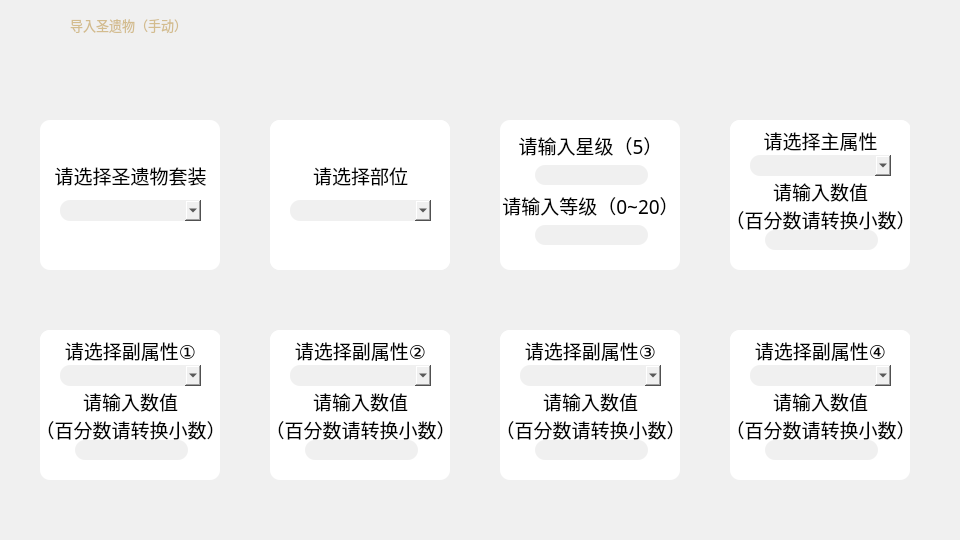
<?xml version="1.0" encoding="UTF-8"?>
<ui version="4.0">
 <class>ImportManually</class>
 <widget class="QWidget" name="ImportManually">
  <property name="geometry">
   <rect>
    <x>0</x>
    <y>0</y>
    <width>960</width>
    <height>540</height>
   </rect>
  </property>
  <property name="font">
   <font>
    <family>汉仪文黑-85W</family>
    <pointsize>14</pointsize>
   </font>
  </property>
  <property name="windowTitle">
   <string>Form</string>
  </property>
  <property name="styleSheet">
   <string notr="true">background-color:rgb(240,240,240);</string>
  </property>
  <widget class="QPushButton" name="back">
   <property name="geometry">
    <rect>
     <x>900</x>
     <y>3</y>
     <width>42</width>
     <height>42</height>
    </rect>
   </property>
   <property name="styleSheet">
    <string notr="true">/*按钮普通态*/
QPushButton
{
	/*字体为微软雅黑*/
    font-family:汉仪文黑-85W;
    /*字体大小为20点*/
    font-size:25pt;
    /*字体颜色为黑色*/    
    color:black;
    /*背景颜色*/  
    background-color:transparent;
    /*边框圆角半径为25像素*/ 
    border-radius:31px;
	border-image: url(:/Icon/close.png)
}

/*按钮停留态*/
/*QPushButton:hover*/
/*{*/
    /*背景颜色*/  
    /*background-color: #ecf5ff;*/
	/*字体颜色*/  
    /*color: #409eff;*/
/*}*/

/*按钮按下态*/
QPushButton:pressed
{
    /*字体颜色为黑色*/    
    color:black;
    /*左内边距为3像素，让按下时字向右移动3像素*/  
    padding-left:3px;
    /*上内边距为3像素，让按下时字向下移动3像素*/  
    padding-top:3px;
	border-image: url(:/Icon/close_selected.png)
}</string>
   </property>
   <property name="text">
    <string/>
   </property>
  </widget>
  <widget class="QWidget" name="set" native="true">
   <property name="geometry">
    <rect>
     <x>40</x>
     <y>120</y>
     <width>180</width>
     <height>150</height>
    </rect>
   </property>
   <property name="styleSheet">
    <string notr="true">background-color:rgb(255 , 255 , 255);
border-radius:10px;</string>
   </property>
   <widget class="QLabel" name="setText">
    <property name="geometry">
     <rect>
      <x>0</x>
      <y>30</y>
      <width>181</width>
      <height>51</height>
     </rect>
    </property>
    <property name="font">
     <font>
      <family>汉仪文黑-85W</family>
      <pointsize>14</pointsize>
     </font>
    </property>
    <property name="text">
     <string>请选择圣遗物套装</string>
    </property>
    <property name="alignment">
     <set>Qt::AlignCenter</set>
    </property>
   </widget>
   <widget class="QComboBox" name="setBox">
    <property name="geometry">
     <rect>
      <x>20</x>
      <y>80</y>
      <width>141</width>
      <height>21</height>
     </rect>
    </property>
    <property name="styleSheet">
     <string notr="true">background-color: rgb(240,240,240);</string>
    </property>
   </widget>
  </widget>
  <widget class="QLabel" name="bg">
   <property name="geometry">
    <rect>
     <x>0</x>
     <y>0</y>
     <width>960</width>
     <height>540</height>
    </rect>
   </property>
   <property name="styleSheet">
    <string notr="true">background-color: rgb(240,240,240);
border-image: url(:/BG/background.png)</string>
   </property>
   <property name="text">
    <string/>
   </property>
  </widget>
  <widget class="QWidget" name="position" native="true">
   <property name="geometry">
    <rect>
     <x>270</x>
     <y>120</y>
     <width>180</width>
     <height>150</height>
    </rect>
   </property>
   <property name="font">
    <font>
     <family>汉仪文黑-85W</family>
     <pointsize>14</pointsize>
    </font>
   </property>
   <property name="styleSheet">
    <string notr="true">background-color:rgb(255 , 255 , 255);
border-radius:10px;</string>
   </property>
   <widget class="QLabel" name="positionText">
    <property name="geometry">
     <rect>
      <x>0</x>
      <y>30</y>
      <width>181</width>
      <height>51</height>
     </rect>
    </property>
    <property name="font">
     <font>
      <family>汉仪文黑-85W</family>
      <pointsize>14</pointsize>
     </font>
    </property>
    <property name="styleSheet">
     <string notr="true">background-color:transparent; </string>
    </property>
    <property name="text">
     <string>请选择部位</string>
    </property>
    <property name="alignment">
     <set>Qt::AlignCenter</set>
    </property>
   </widget>
   <widget class="QComboBox" name="positionBox">
    <property name="geometry">
     <rect>
      <x>20</x>
      <y>80</y>
      <width>141</width>
      <height>21</height>
     </rect>
    </property>
    <property name="styleSheet">
     <string notr="true">background-color: rgb(240,240,240);</string>
    </property>
   </widget>
   <widget class="QLabel" name="bgPic">
    <property name="geometry">
     <rect>
      <x>0</x>
      <y>0</y>
      <width>180</width>
      <height>150</height>
     </rect>
    </property>
    <property name="text">
     <string/>
    </property>
   </widget>
   <zorder>bgPic</zorder>
   <zorder>positionText</zorder>
   <zorder>positionBox</zorder>
  </widget>
  <widget class="QWidget" name="levelStar" native="true">
   <property name="geometry">
    <rect>
     <x>500</x>
     <y>120</y>
     <width>180</width>
     <height>150</height>
    </rect>
   </property>
   <property name="font">
    <font>
     <family>汉仪文黑-85W</family>
     <pointsize>14</pointsize>
    </font>
   </property>
   <property name="styleSheet">
    <string notr="true">background-color:rgb(255 , 255 , 255);
border-radius:10px;</string>
   </property>
   <widget class="QLabel" name="starText">
    <property name="geometry">
     <rect>
      <x>0</x>
      <y>0</y>
      <width>181</width>
      <height>51</height>
     </rect>
    </property>
    <property name="font">
     <font>
      <family>汉仪文黑-85W</family>
      <pointsize>14</pointsize>
     </font>
    </property>
    <property name="styleSheet">
     <string notr="true">background-color:transparent; </string>
    </property>
    <property name="text">
     <string>请输入星级（5）</string>
    </property>
    <property name="alignment">
     <set>Qt::AlignCenter</set>
    </property>
   </widget>
   <widget class="QLineEdit" name="starEdit">
    <property name="geometry">
     <rect>
      <x>35</x>
      <y>45</y>
      <width>113</width>
      <height>20</height>
     </rect>
    </property>
    <property name="font">
     <font>
      <family>汉仪文黑-85W</family>
      <pointsize>8</pointsize>
     </font>
    </property>
    <property name="toolTip">
     <string>&lt;html&gt;&lt;head/&gt;&lt;body&gt;&lt;p&gt;目前仅支持5星圣遗物&lt;/p&gt;&lt;/body&gt;&lt;/html&gt;</string>
    </property>
    <property name="styleSheet">
     <string notr="true">background-color: rgb(240,240,240);</string>
    </property>
    <property name="alignment">
     <set>Qt::AlignCenter</set>
    </property>
   </widget>
   <widget class="QLabel" name="levelText">
    <property name="geometry">
     <rect>
      <x>0</x>
      <y>60</y>
      <width>181</width>
      <height>51</height>
     </rect>
    </property>
    <property name="font">
     <font>
      <family>汉仪文黑-85W</family>
      <pointsize>14</pointsize>
     </font>
    </property>
    <property name="styleSheet">
     <string notr="true">background-color:transparent; </string>
    </property>
    <property name="text">
     <string>请输入等级（0~20）</string>
    </property>
    <property name="alignment">
     <set>Qt::AlignCenter</set>
    </property>
   </widget>
   <widget class="QLineEdit" name="levelEdit">
    <property name="geometry">
     <rect>
      <x>35</x>
      <y>105</y>
      <width>113</width>
      <height>20</height>
     </rect>
    </property>
    <property name="font">
     <font>
      <family>汉仪文黑-85W</family>
      <pointsize>8</pointsize>
     </font>
    </property>
    <property name="styleSheet">
     <string notr="true">background-color: rgb(240,240,240);</string>
    </property>
    <property name="alignment">
     <set>Qt::AlignCenter</set>
    </property>
   </widget>
  </widget>
  <widget class="QWidget" name="mainAttribute" native="true">
   <property name="geometry">
    <rect>
     <x>730</x>
     <y>120</y>
     <width>180</width>
     <height>150</height>
    </rect>
   </property>
   <property name="styleSheet">
    <string notr="true">background-color:rgb(255 , 255 , 255);
border-radius:10px;</string>
   </property>
   <widget class="QLabel" name="maText">
    <property name="geometry">
     <rect>
      <x>0</x>
      <y>0</y>
      <width>181</width>
      <height>41</height>
     </rect>
    </property>
    <property name="font">
     <font>
      <family>汉仪文黑-85W</family>
      <pointsize>14</pointsize>
     </font>
    </property>
    <property name="text">
     <string>请选择主属性</string>
    </property>
    <property name="alignment">
     <set>Qt::AlignCenter</set>
    </property>
   </widget>
   <widget class="QComboBox" name="maBox">
    <property name="geometry">
     <rect>
      <x>20</x>
      <y>35</y>
      <width>141</width>
      <height>21</height>
     </rect>
    </property>
    <property name="styleSheet">
     <string notr="true">background-color: rgb(240,240,240);</string>
    </property>
   </widget>
   <widget class="QLabel" name="mavText">
    <property name="geometry">
     <rect>
      <x>0</x>
      <y>60</y>
      <width>181</width>
      <height>51</height>
     </rect>
    </property>
    <property name="font">
     <font>
      <family>汉仪文黑-85W</family>
      <pointsize>14</pointsize>
     </font>
    </property>
    <property name="text">
     <string>请输入数值
（百分数请转换小数）</string>
    </property>
    <property name="alignment">
     <set>Qt::AlignCenter</set>
    </property>
   </widget>
   <widget class="QLineEdit" name="mavEdit">
    <property name="geometry">
     <rect>
      <x>35</x>
      <y>110</y>
      <width>113</width>
      <height>20</height>
     </rect>
    </property>
    <property name="font">
     <font>
      <family>汉仪文黑-85W</family>
      <pointsize>8</pointsize>
     </font>
    </property>
    <property name="styleSheet">
     <string notr="true">background-color: rgb(240,240,240);</string>
    </property>
    <property name="alignment">
     <set>Qt::AlignCenter</set>
    </property>
   </widget>
  </widget>
  <widget class="QPushButton" name="save">
   <property name="geometry">
    <rect>
     <x>15</x>
     <y>3</y>
     <width>42</width>
     <height>42</height>
    </rect>
   </property>
   <property name="toolTip">
    <string>&lt;html&gt;&lt;head/&gt;&lt;body&gt;&lt;p&gt;导入&lt;/p&gt;&lt;/body&gt;&lt;/html&gt;</string>
   </property>
   <property name="styleSheet">
    <string notr="true">/*按钮普通态*/
QPushButton
{
	/*字体为微软雅黑*/
    font-family:汉仪文黑-85W;
    /*字体大小为20点*/
    font-size:15pt;
    /*字体颜色为黑色*/    
    color:black;
    /*背景颜色*/  
    background-color:transparent;
    /*边框圆角半径为25像素*/ 
    border-radius:21px;
	border-image: url(:/Icon/import.png)
}

/*按钮停留态*/
/*QPushButton:hover
{
    /*背景颜色*/  
    /*background-color: #ecf5ff;
	/*字体颜色*/  
    /*color: #409eff;
}

/*按钮按下态*/
QPushButton:pressed
{
    /*字体颜色为黑色*/    
    color:black;
    /*背景颜色*/  
    background-color:transparent;
    /*左内边距为3像素，让按下时字向右移动3像素*/  
    padding-left:3px;
    /*上内边距为3像素，让按下时字向下移动3像素*/  
    padding-top:3px;
	border-image: url(:/Icon/import_selected.png)
}</string>
   </property>
   <property name="text">
    <string/>
   </property>
  </widget>
  <widget class="QWidget" name="subAttribute1" native="true">
   <property name="geometry">
    <rect>
     <x>40</x>
     <y>330</y>
     <width>180</width>
     <height>150</height>
    </rect>
   </property>
   <property name="styleSheet">
    <string notr="true">background-color:rgb(255 , 255 , 255);
border-radius:10px;</string>
   </property>
   <widget class="QLabel" name="sa1Text">
    <property name="geometry">
     <rect>
      <x>0</x>
      <y>0</y>
      <width>181</width>
      <height>41</height>
     </rect>
    </property>
    <property name="font">
     <font>
      <family>汉仪文黑-85W</family>
      <pointsize>14</pointsize>
     </font>
    </property>
    <property name="text">
     <string>请选择副属性①</string>
    </property>
    <property name="alignment">
     <set>Qt::AlignCenter</set>
    </property>
   </widget>
   <widget class="QComboBox" name="sa1Box">
    <property name="geometry">
     <rect>
      <x>20</x>
      <y>35</y>
      <width>141</width>
      <height>21</height>
     </rect>
    </property>
    <property name="styleSheet">
     <string notr="true">background-color: rgb(240,240,240);</string>
    </property>
   </widget>
   <widget class="QLabel" name="sav1Text">
    <property name="geometry">
     <rect>
      <x>0</x>
      <y>60</y>
      <width>181</width>
      <height>51</height>
     </rect>
    </property>
    <property name="font">
     <font>
      <family>汉仪文黑-85W</family>
      <pointsize>14</pointsize>
     </font>
    </property>
    <property name="text">
     <string>请输入数值
（百分数请转换小数）</string>
    </property>
    <property name="alignment">
     <set>Qt::AlignCenter</set>
    </property>
   </widget>
   <widget class="QLineEdit" name="sav1Edit">
    <property name="geometry">
     <rect>
      <x>35</x>
      <y>110</y>
      <width>113</width>
      <height>20</height>
     </rect>
    </property>
    <property name="font">
     <font>
      <family>汉仪文黑-85W</family>
      <pointsize>8</pointsize>
     </font>
    </property>
    <property name="styleSheet">
     <string notr="true">background-color: rgb(240,240,240);</string>
    </property>
    <property name="alignment">
     <set>Qt::AlignCenter</set>
    </property>
   </widget>
  </widget>
  <widget class="QWidget" name="subAttribute2" native="true">
   <property name="geometry">
    <rect>
     <x>270</x>
     <y>330</y>
     <width>180</width>
     <height>150</height>
    </rect>
   </property>
   <property name="styleSheet">
    <string notr="true">background-color:rgb(255 , 255 , 255);
border-radius:10px;</string>
   </property>
   <widget class="QLabel" name="sa2Text">
    <property name="geometry">
     <rect>
      <x>0</x>
      <y>0</y>
      <width>181</width>
      <height>41</height>
     </rect>
    </property>
    <property name="font">
     <font>
      <family>汉仪文黑-85W</family>
      <pointsize>14</pointsize>
     </font>
    </property>
    <property name="text">
     <string>请选择副属性②</string>
    </property>
    <property name="alignment">
     <set>Qt::AlignCenter</set>
    </property>
   </widget>
   <widget class="QComboBox" name="sa2Box">
    <property name="geometry">
     <rect>
      <x>20</x>
      <y>35</y>
      <width>141</width>
      <height>21</height>
     </rect>
    </property>
    <property name="styleSheet">
     <string notr="true">background-color: rgb(240,240,240);</string>
    </property>
   </widget>
   <widget class="QLabel" name="sav2Text">
    <property name="geometry">
     <rect>
      <x>0</x>
      <y>60</y>
      <width>181</width>
      <height>51</height>
     </rect>
    </property>
    <property name="font">
     <font>
      <family>汉仪文黑-85W</family>
      <pointsize>14</pointsize>
     </font>
    </property>
    <property name="text">
     <string>请输入数值
（百分数请转换小数）</string>
    </property>
    <property name="alignment">
     <set>Qt::AlignCenter</set>
    </property>
   </widget>
   <widget class="QLineEdit" name="sav2Edit">
    <property name="geometry">
     <rect>
      <x>35</x>
      <y>110</y>
      <width>113</width>
      <height>20</height>
     </rect>
    </property>
    <property name="font">
     <font>
      <family>汉仪文黑-85W</family>
      <pointsize>8</pointsize>
     </font>
    </property>
    <property name="styleSheet">
     <string notr="true">background-color: rgb(240,240,240);</string>
    </property>
    <property name="alignment">
     <set>Qt::AlignCenter</set>
    </property>
   </widget>
  </widget>
  <widget class="QWidget" name="subAttribute3" native="true">
   <property name="geometry">
    <rect>
     <x>500</x>
     <y>330</y>
     <width>180</width>
     <height>150</height>
    </rect>
   </property>
   <property name="styleSheet">
    <string notr="true">background-color:rgb(255 , 255 , 255);
border-radius:10px;</string>
   </property>
   <widget class="QLabel" name="sa3Text">
    <property name="geometry">
     <rect>
      <x>0</x>
      <y>0</y>
      <width>181</width>
      <height>41</height>
     </rect>
    </property>
    <property name="font">
     <font>
      <family>汉仪文黑-85W</family>
      <pointsize>14</pointsize>
     </font>
    </property>
    <property name="text">
     <string>请选择副属性③</string>
    </property>
    <property name="alignment">
     <set>Qt::AlignCenter</set>
    </property>
   </widget>
   <widget class="QComboBox" name="sa3Box">
    <property name="geometry">
     <rect>
      <x>20</x>
      <y>35</y>
      <width>141</width>
      <height>21</height>
     </rect>
    </property>
    <property name="styleSheet">
     <string notr="true">background-color: rgb(240,240,240);</string>
    </property>
   </widget>
   <widget class="QLabel" name="sav3Text">
    <property name="geometry">
     <rect>
      <x>0</x>
      <y>60</y>
      <width>181</width>
      <height>51</height>
     </rect>
    </property>
    <property name="font">
     <font>
      <family>汉仪文黑-85W</family>
      <pointsize>14</pointsize>
     </font>
    </property>
    <property name="text">
     <string>请输入数值
（百分数请转换小数）</string>
    </property>
    <property name="alignment">
     <set>Qt::AlignCenter</set>
    </property>
   </widget>
   <widget class="QLineEdit" name="sav3Edit">
    <property name="geometry">
     <rect>
      <x>35</x>
      <y>110</y>
      <width>113</width>
      <height>20</height>
     </rect>
    </property>
    <property name="font">
     <font>
      <family>汉仪文黑-85W</family>
      <pointsize>8</pointsize>
     </font>
    </property>
    <property name="styleSheet">
     <string notr="true">background-color: rgb(240,240,240);</string>
    </property>
    <property name="alignment">
     <set>Qt::AlignCenter</set>
    </property>
   </widget>
  </widget>
  <widget class="QWidget" name="subAttribute4" native="true">
   <property name="geometry">
    <rect>
     <x>730</x>
     <y>330</y>
     <width>180</width>
     <height>150</height>
    </rect>
   </property>
   <property name="styleSheet">
    <string notr="true">background-color:rgb(255 , 255 , 255);
border-radius:10px;</string>
   </property>
   <widget class="QLabel" name="sa4Text">
    <property name="geometry">
     <rect>
      <x>0</x>
      <y>0</y>
      <width>181</width>
      <height>41</height>
     </rect>
    </property>
    <property name="font">
     <font>
      <family>汉仪文黑-85W</family>
      <pointsize>14</pointsize>
     </font>
    </property>
    <property name="text">
     <string>请选择副属性④</string>
    </property>
    <property name="alignment">
     <set>Qt::AlignCenter</set>
    </property>
   </widget>
   <widget class="QComboBox" name="sa4Box">
    <property name="geometry">
     <rect>
      <x>20</x>
      <y>35</y>
      <width>141</width>
      <height>21</height>
     </rect>
    </property>
    <property name="styleSheet">
     <string notr="true">background-color: rgb(240,240,240);</string>
    </property>
   </widget>
   <widget class="QLabel" name="sav4Text">
    <property name="geometry">
     <rect>
      <x>0</x>
      <y>60</y>
      <width>181</width>
      <height>51</height>
     </rect>
    </property>
    <property name="font">
     <font>
      <family>汉仪文黑-85W</family>
      <pointsize>14</pointsize>
     </font>
    </property>
    <property name="text">
     <string>请输入数值
（百分数请转换小数）</string>
    </property>
    <property name="alignment">
     <set>Qt::AlignCenter</set>
    </property>
   </widget>
   <widget class="QLineEdit" name="sav4Edit">
    <property name="geometry">
     <rect>
      <x>35</x>
      <y>110</y>
      <width>113</width>
      <height>20</height>
     </rect>
    </property>
    <property name="font">
     <font>
      <family>汉仪文黑-85W</family>
      <pointsize>8</pointsize>
     </font>
    </property>
    <property name="styleSheet">
     <string notr="true">background-color: rgb(240,240,240);</string>
    </property>
    <property name="alignment">
     <set>Qt::AlignCenter</set>
    </property>
   </widget>
  </widget>
  <widget class="QLabel" name="text">
   <property name="geometry">
    <rect>
     <x>70</x>
     <y>9</y>
     <width>121</width>
     <height>31</height>
    </rect>
   </property>
   <property name="font">
    <font>
     <family>汉仪文黑-85W</family>
     <pointsize>10</pointsize>
     <kerning>false</kerning>
    </font>
   </property>
   <property name="styleSheet">
    <string notr="true">background-color: transparent;
color: rgb(211, 188, 142);</string>
   </property>
   <property name="text">
    <string>导入圣遗物（手动）</string>
   </property>
  </widget>
  <zorder>bg</zorder>
  <zorder>back</zorder>
  <zorder>set</zorder>
  <zorder>position</zorder>
  <zorder>levelStar</zorder>
  <zorder>mainAttribute</zorder>
  <zorder>save</zorder>
  <zorder>subAttribute1</zorder>
  <zorder>subAttribute2</zorder>
  <zorder>subAttribute3</zorder>
  <zorder>subAttribute4</zorder>
  <zorder>text</zorder>
 </widget>
 <resources/>
 <connections/>
</ui>
